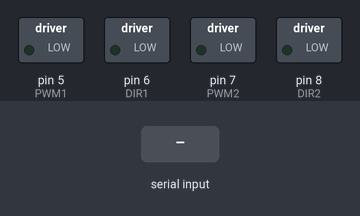
Recording of a sketch running on a simulated Arduino Uno, built with avr-gcc and run on an emulated ATmega328P. Parts: switched loads named in the sketch (green lamp = pin HIGH). Inputs (shaded band) come from the test bench.

Above: at 1.2 s.
1.3 s: "F90\n" received over Serial
At 2.5 s:
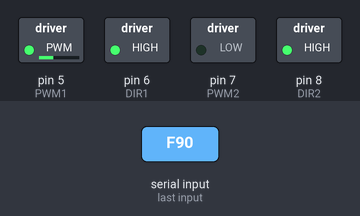
2.8 s: "F,45\n" received over Serial
At 3.7 s:
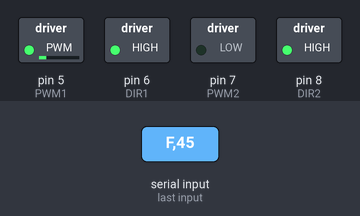
4.3 s: "B90\n" received over Serial
At 4.8 s:
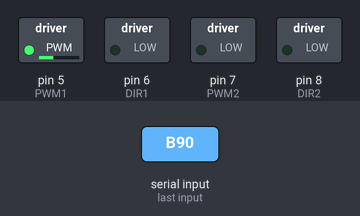
5.8 s: "B,45\n" received over Serial
At 7.0 s:
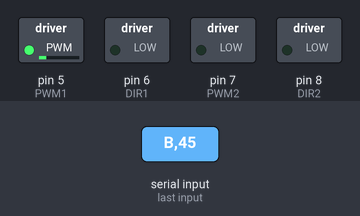
7.3 s: "L90\n" received over Serial
At 8.3 s:
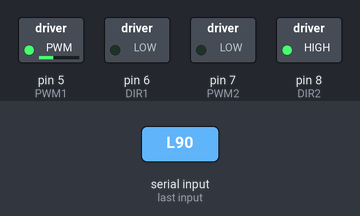
8.8 s: "L,45\n" received over Serial
At 9.4 s:
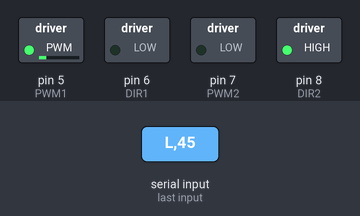
Timing chart, 0 to 11.3 s (numbered marks = the images above; inputs shaded):
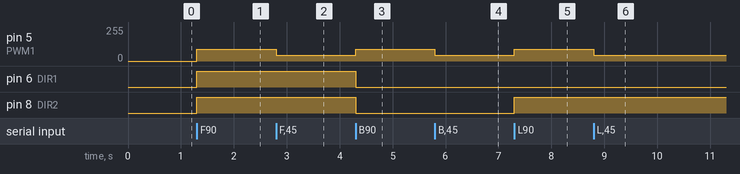

The sketch:

motor_control.ino
```cpp
// Pin definitions
const int PWM1 = 5;
const int DIR1 = 6;
const int PWM2 = 7;
const int DIR2 = 8;

// Incoming serial command variables
char command;
int speed;

// Setup function
void setup() {
  // Initialize pins
  pinMode(PWM1, OUTPUT);
  pinMode(DIR1, OUTPUT);
  pinMode(PWM2, OUTPUT);
  pinMode(DIR2, OUTPUT);

  // Start serial communication at 57600 baud
  Serial.begin(57600);
}

// Loop function
void loop() {
  if (Serial.available() > 0) {
    // Read the command
    command = Serial.read();

    // Execute command
    switch (command) {
      case 'F': // Forward
        speed = Serial.parseInt();
        moveForward(speed);
        break;
      case 'B': // Backward
        speed = Serial.parseInt();
        moveBackward(speed);
        break;
      case 'L': // Left
        speed = Serial.parseInt();
        turnLeft(speed);
        break;
      case 'R': // Right
        speed = Serial.parseInt();
        turnRight(speed);
        break;
      case 'S': // Stop
        stopMotors();
        break;
      default:
        // Unknown command
        break;
    }
  }
}

// Function to move forward
void moveForward(int speed) {
  digitalWrite(DIR1, HIGH);
  analogWrite(PWM1, speed);
  digitalWrite(DIR2, HIGH);
  analogWrite(PWM2, speed);
}

// Function to move backward
void moveBackward(int speed) {
  digitalWrite(DIR1, LOW);
  analogWrite(PWM1, speed);
  digitalWrite(DIR2, LOW);
  analogWrite(PWM2, speed);
}

// Function to turn left
void turnLeft(int speed) {
  digitalWrite(DIR1, LOW);
  analogWrite(PWM1, speed);
  digitalWrite(DIR2, HIGH);
  analogWrite(PWM2, speed);
}

// Function to turn right
void turnRight(int speed) {
  digitalWrite(DIR1, HIGH);
  analogWrite(PWM1, speed);
  digitalWrite(DIR2, LOW);
  analogWrite(PWM2, speed);
}

// Function to stop motors
void stopMotors() {
  analogWrite(PWM1, 0);
  analogWrite(PWM2, 0);
}
```

Measured:
- after the input at 1.3 s, pin 5 (PWM1): 0/255 → 90/255 at once; pin 6 (DIR1), pin 8 (DIR2): LOW → HIGH at once
- after the input at 2.8 s, pin 5 (PWM1): 90/255 → 45/255 at once
- after the input at 4.3 s, pin 5 (PWM1): 45/255 → 90/255 at once; pin 6 (DIR1), pin 8 (DIR2): HIGH → LOW at once
- after the input at 5.8 s, pin 5 (PWM1): 90/255 → 45/255 at once
- after the input at 7.3 s, pin 5 (PWM1): 45/255 → 90/255 at once; pin 8 (DIR2): LOW → HIGH at once
- after the input at 8.8 s, pin 5 (PWM1): 90/255 → 45/255 at once
